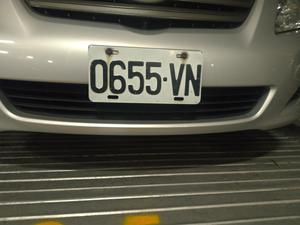
#> input picture predictPlate/0655VN.jpg, 300 x 225 px; its folder holds only this picture in this run
$ python recogPlate.py   (older library calls are emulated)
#> lines starting #> are read from the running program, lines starting #| are printed output that depends on the picture; after the words box and inside, x2 and y2 are one past the last pixel; in counts of white or black regions, pixels touching at a corner belong together
def emptydir(dirname):  #清空資料夾
    if os.path.isdir(dirname):  #資料夾存在就刪除
        shutil.rmtree(dirname)
        sleep(2)  #需延遲,否則會出錯
    os.mkdir(dirname)  #建立資料夾

def dirResize(src, dst):
    myfiles = glob.glob(src + '/*.JPG')  #讀取資料夾全部jpg檔案
    emptydir(dst)
    print(src + ' 資料夾：')
    print('開始轉換圖形尺寸！')
    for f in myfiles:
        fname = f.split("\\")[-1]
        img = Image.open(f)
        img_new = img.resize((300, 225), PIL.Image.ANTIALIAS)  #尺寸300x225
        img_new.save(dst + '/' + fname)
    print('轉換圖形尺寸完成！\n')

def area(row, col):
    global nn
    if bg[row][col] != 255:
        return
    bg[row][col] = lifearea #記錄生命區的編號
    if col>1: #左方
        if bg[row][col-1]==255:
            nn +=1
            area(row,col-1)
    if col< w-1: #右方
        if bg[row][col+1]==255:
            nn +=1
            area(row,col+1)
    if row>1: #上方
        if bg[row-1][col]==255:
            nn+=1
            area(row-1,col)
    if row<h-1: #下方
        if bg[row+1][col]==255:
            nn+=1
            area(row+1,col)

import cv2
import PIL
from PIL import Image
import glob
import shutil, os
from time import sleep
import numpy as np
import sys
import re
import pytesseract

#dirResize('predictPlate_sr', 'predictPlate')
dirResize('p', 'predictPlate')
print('開始擷取車牌！')
print('無法擷取車牌的圖片：')
dstdir = 'cropPlate'
myfiles = glob.glob('predictPlate\*.JPG')
emptydir(dstdir)
for imgname in myfiles:
    filename = (imgname.split('\\'))[-1]  #取得檔案名稱
    img = cv2.imread(imgname)  #讀入圖形
#> img is the input picture: shape (225, 300, 3); mean B, G, R 75.1, 88.1, 89.2
    detector = cv2.CascadeClassifier('haar_carplate.xml')
    signs = detector.detectMultiScale(img, scaleFactor=1.1, minNeighbors=4, minSize=(20, 20))  #框出車牌
#> signs = [[63, 57, 150, 39]]
    #割取車牌
    if len(signs) > 0 :
        for (x, y, w, h) in signs:
            image1 = Image.open(imgname)
            image2 = image1.crop((x, y, x+w, y+h))  #擷取車牌圖形
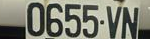
#> image2: PIL image 150x39 RGB; mean R, G, B 126.3, 127.7, 114.6
            image3 = image2.resize((140, 40), Image.ANTIALIAS)  #轉換尺寸為140X40
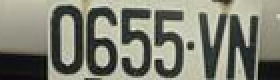
#> image3: PIL image 140x40 RGB (shown 2 times larger); mean R, G, B 126.3, 127.7, 114.6
            img_gray = np.array(image3.convert('L'))  #灰階
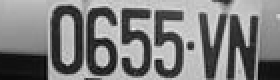
#> img_gray: shape (40, 140) (shown 2 times larger); min 5, max 240, mean 125.8
            _, img_thre = cv2.threshold(img_gray, 127, 255, cv2.THRESH_BINARY)  #黑白
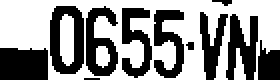
#> img_thre: shape (40, 140) (shown 2 times larger); 57.2% white; 11 black regions (3 under 20 px), largest, box (x1, y1, x2, y2) and area: (0, 24, 24, 40) 371, (25, 3, 42, 37) 364, (113, 7, 129, 40) 329
            cv2.imwrite(dstdir + '/'+ filename, img_thre)
    else:
        print(filename)

print('擷取車牌結束！')

myfiles = glob.glob('cropPlate\*.jpg')
for file in myfiles:
    image = cv2.imread(file)
    gray = cv2.cvtColor(image, cv2.COLOR_BGR2GRAY)  #灰階
    _,thresh = cv2.threshold(gray, 127, 255, cv2.THRESH_BINARY_INV) #轉為黑白
    contours1 = cv2.findContours(thresh, cv2.RETR_EXTERNAL, cv2.CHAIN_APPROX_SIMPLE)#尋找輪廓
    contours = contours1[0]   #取得輪廓

    letter_image_regions = [] #文字圖形串列
    for contour in contours:  #依序處理輪廓
        (x, y, w, h) = cv2.boundingRect(contour)  #單一輪廓資料
        letter_image_regions.append((x, y, w, h)) #輪廓資料加入串列
    letter_image_regions = sorted(letter_image_regions, key=lambda x: x[0])  #按X坐標排序
    # print(letter_image_regions)

    #先計算可以擷取的字元數
    count=0 #計算共擷取多少個字元
    for box in letter_image_regions:  #依序處理輪廓資料
        x, y, w, h = box
        # x 必須介於 2~125 且寬度在 5~26、高度在 20~39 才是文字
        if x>=2 and x<=125 and w>=5 and w<=26 and h>=20 and h<40:
            count +=1

    if count<6: #若字元數不足，可能是有兩個字元連在一起，將字元寬度放寬再重新擷取
        wmax=35
    else:
        wmax=26 #正常字元寬度

    nChar=0 #計算共擷取多少個字元
    letterlist = [] #儲存擷取的字元
    for box in letter_image_regions:  #依序處理輪廓資料
        x, y, w, h = box
        # x 必須介於 2~125 且寬度在 5~wmax、高度在 20~39 才是文字
        if x>=2 and x<=125 and w>=5 and w<=wmax and h>=20 and h<40:
            nChar +=1
            letterlist.append((x, y, w, h)) #儲存擷取的字元

    # print("nChar=",nChar)
    # print("letterlist=",letterlist)

    #去除雜點
    for i in range(len(thresh)):  #i為高度
        for j in range(len(thresh[i])): #j為寬度
            if thresh[i][j] == 255:     #顏色為白色
                count = 0
                for k in range(-2, 3):
                    for l in range(-2, 3):
                        try:
                            if thresh[i + k][j + l] == 255: #若是白點就將count加1
                                count += 1
                        except IndexError:
                            pass
                if count <= 6:  #週圍少於等於6個白點
                    thresh[i][j] = 0  #將白點去除

    #依序擷取字元, 去除第一字元和最後字元的崎鄰地後重組新的車牌
    real_shape=[]
    for i,box in enumerate(letterlist):  #依序擷取的字元
        x, y, w, h = box
        # print("box=",box)
        bg=thresh[y:y+h, x:x+w]

        # 去除崎鄰地
        if i==0 or i==nChar: # 只去除第一字元和最後字元的崎鄰地
            lifearea=0 # 生命區塊
            nn=0       # 每個生命區塊的生命數
            life=[]    # 記錄每個生命區塊的生命數串列
            for row in range(0,h):
                for col in range(0,w):
                  if bg[row][col] == 255:
                      nn = 1  #生命起源
                      lifearea = lifearea + 1  #有生命區塊數
                      area(row,col)  #以生命起源為起點探索每個生命區塊的總生命數
                      life.append(nn)

            maxlife=max(life) #找到最大的生命數
            indexmaxlife=life.index(maxlife) #找到最大的生命數的區塊編號

            for row in range(0,h):
                for col in range(0,w):
                  if bg[row][col] == indexmaxlife+1:
                      bg[row][col]=255
                  else:
                      bg[row][col]=0

        real_shape.append(bg) #加入字元

        #在圖片週圍加白色空白OCR才能辨識
        image2=thresh.copy()
        newH, newW = image2.shape
        space = 10  #空白寬度
        bg = np.zeros((newH+space*2, newW+space*2+20, 1), np.uint8)  #建立背景
        bg.fill(0)  #背景黑色

        # 將車牌文字加入黑色背景圖片中
        for i,letter in enumerate(real_shape):
            h=letter.shape[0] #原來文字圖形的高、寬
            w=letter.shape[1]
            x=letterlist[i][0] #原來文字圖形的位置
            y=letterlist[i][1]
            for row in range(h):  #將文字圖片加入背景
                for col in range(w):
                    bg[space+y+row][space+x+col+i*3] = letter[row][col] #擷取圖形

        _,bg = cv2.threshold(bg, 127, 255, cv2.THRESH_BINARY_INV) #轉為白色背景、黑色文字
        cv2.imwrite('result.jpg', bg)  #存檔

    #OCR辨識車牌
    pytesseract.pytesseract.tesseract_cmd = r"C:\Program Files (x86)\Tesseract-OCR\tesseract.exe"
    result = pytesseract.image_to_string(Image.open(r"result.jpg"))

    # 將 ocr 辨識結果優化
    txt=result.replace("!","1") # 如果是 ! 字元，更改為字元 1
    real_txt=re.findall(r'[A-Z]+|[\d]+',txt) #只取數字和大寫英文字母
    #組合真正的車牌
    txt_Plate=""
    for char in real_txt:
        txt_Plate += char
    print("ocr 辨識結果：", result)
    basename=os.path.basename(file)
    if basename.split(".")[0]==txt_Plate:
        mess="V"
    else:
        mess="X"
    print("優化後：{}   檔名：{}  辨識結果:{}".format(txt_Plate,basename,mess))

    cv2.imshow('image', image)     #顯示原始圖形
    cv2.imshow('bg', bg)           #顯示組合的字元
    cv2.moveWindow("image",500,250)#將視窗移到指定位置
    cv2.moveWindow("bg",500,350)   #將視窗移到指定位置
    key = cv2.waitKey(0)           #按任意鍵結束
    cv2.destroyAllWindows()
    if key == 113 or key==81:  #按q鍵結束
        break

$ run again, on predictPlate/6508ZJ.jpg
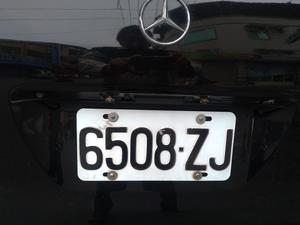
#> input picture predictPlate/6508ZJ.jpg, 300 x 225 px
#> img is the input picture: shape (225, 300, 3); mean B, G, R 56.5, 55.2, 54.3
#> signs = [[50, 121, 195, 51]]
#> `image3 = image2.resize((140, 40), Image.ANTIALIAS)`:
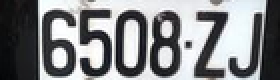
#> image3: PIL image 140x40 RGB (shown 2 times larger); mean R, G, B 132.2, 133.6, 135.8
#> `_, img_thre = cv2.threshold(img_gray, 127, 255, cv2.THRESH_BINARY)`:
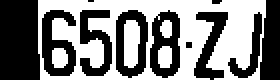
#> img_thre: shape (40, 140) (shown 2 times larger); 49.7% white; 5 white regions, box (x1, y1, x2, y2) and area: (19, 0, 133, 40) 2431, (62, 10, 70, 34) 169, (26, 24, 34, 34) 70, (79, 23, 86, 34) 69, (80, 10, 86, 19) 44
